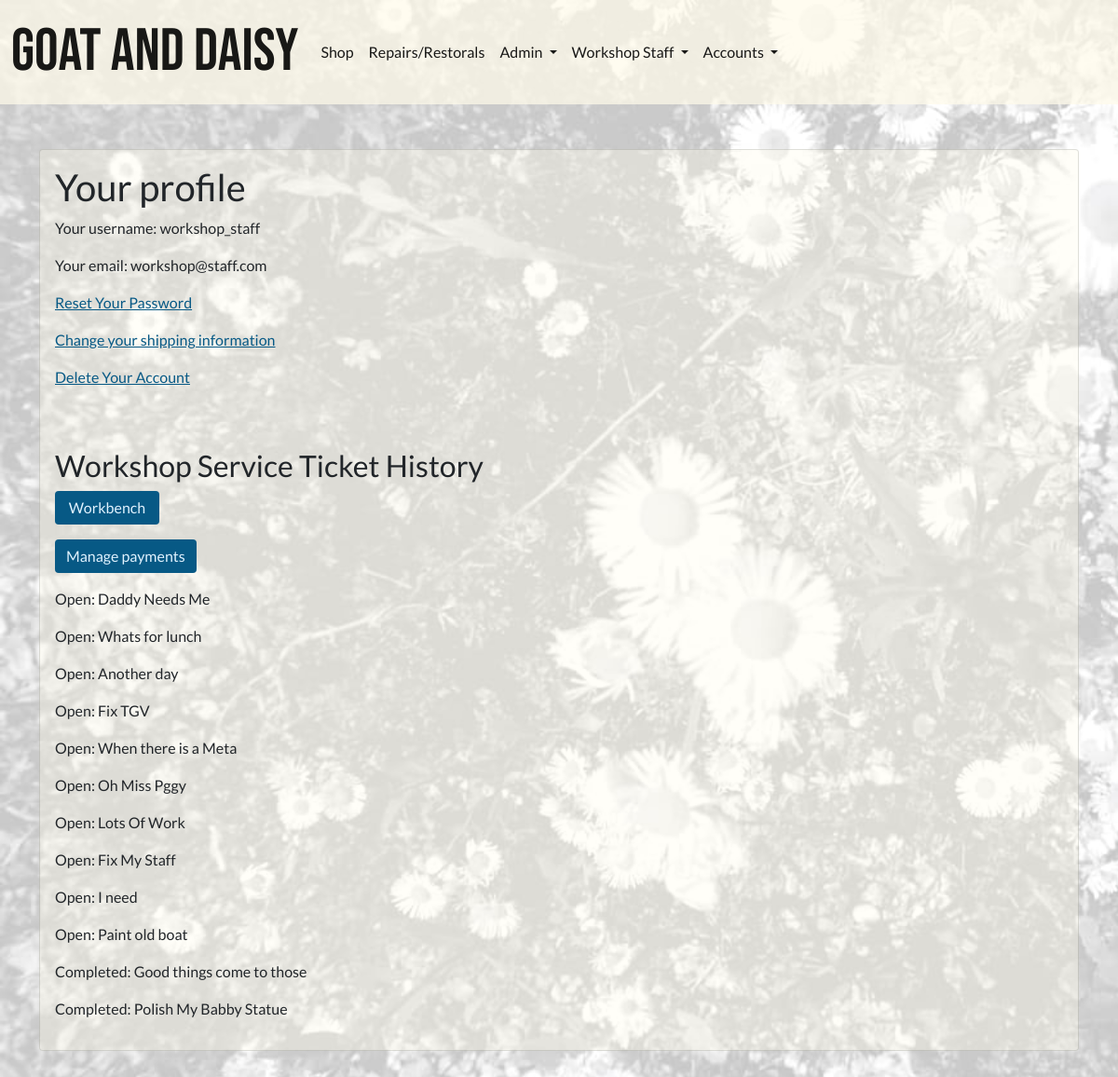
The page /profiles/67/ (signed in) on the database its author committed.
### repairs_restorals/models.py (models this page shows, shortened)
class ServiceTicket(models.Model):
    customer = models.ForeignKey(
        Customer, related_name='service_ticket', on_delete=models.CASCADE)
    workshop_staff_responsible = models.ForeignKey(
        StaffMember, related_name='staff_tickets', on_delete=models.CASCADE)
    title = models.CharField(max_length=255)
    date_created = models.DateField(auto_now_add=True, editable=False)
    last_updated = models.DateField(auto_now=True, editable=False)
    service_description = models.TextField()
    link_to_desired_materials_1 = models.URLField(null=True, blank=True)
    link_to_desired_materials_2 = models.URLField(null=True, blank=True)
    link_to_desired_materials_3 = models.URLField(null=True, blank=True)
    is_completed = models.BooleanField(default=False)
    has_invoice = models.BooleanField(default=False)
    def __str__(self) -> str:
        return self.title

### profiles/views.py (the view)
# urls.py: path('<int:pk>/', views.CustomerProfilePage.as_view(), name='customer_profile'),
class CustomerProfilePage(LoginRequiredMixin, View):
    login_url = "/profiles/login/"
    def get(self, request, *args, **kwargs):
        profile = get_object_or_404(User, pk=request.user.id)
        try:
            customer = Customer.objects.get(username=request.user)
        except Customer.DoesNotExist:
            customer = StaffMember.objects.get(username=request.user)
        shop_invoices = None
        shop_invoices = ShopCustomerInvoice.objects.filter(
            email=customer.email)
        workshop_tickets = ServiceTicket.objects.filter(
            customer_id=customer.id)
        context = {
            'profile': profile,
            'customer': customer,
            'shop_invoices': shop_invoices,
            'workshop_tickets': workshop_tickets
        }
        return render(request, 'registration/customer_profile.html', context)

### invoices/contexts.py (called while the page is built, shortened)
def shopping_cart(request):
    template_cart = []
    products_count = 0
    order_amount = 0
    shipping = 0
    cart = request.session.get('cart', {})
    for item in enumerate(template_cart):
        products_count += 1
    order_total = order_amount + shipping
    stripe_total = round(order_total * 100)
    context = {
        'template_cart': template_cart,
        'products_count': products_count,
        'order_amount': order_amount,
        'shipping': shipping,
        'order_total': order_total,
        'stripe_total': stripe_total,
    }
    return context

### profiles/templatetags/user_in_group_tag.py (called while the page is built)
@register.filter(name='has_group')
def has_group(user, group_name):
    try:
        group = Group.objects.get(name=group_name)
    except Group.DoesNotExist:
        return False
    return group in user.groups.all()

### templates/registration/customer_profile.html (shortened to what this page needs)
{% extends 'base.html' %}
{% load static %}
{% block extra_css %}
<link rel="stylesheet" href="{% static 'css/daisy_bg_image_trans.css' %}">
{% endblock %}
{% block content %}
<div class="card">
    <p class="h1">Your profile</p>
    <p>Your username: {{ profile.username }}</p>
    <p>Your email: {{ profile.email }}</p>
    <a href="{% url 'change_password' %}">
        <p>Reset Your Password</p>
    </a>
    <a href="{% url 'public_customer_account_update' customer.id %}">
        <p>Change your shipping information</p>
    </a>
    <a href="{% url 'pre_delete' customer.id %}">
        <p>Delete Your Account</p>
    </a>
    <br><br>
    {% if workshop_tickets %}
    <p class="h2">Workshop Service Ticket History</p>
    <a href="{% url 'customer_workbench' customer.id %}">
        <p class="btn btn-info">Workbench</p>
    </a>
    <a href="{% url 'customer_invoices'%}">
        <p class="btn btn-info">Manage payments</p>
    </a>
    {% for ticket in workshop_tickets %}
    {% if not ticket.is_completed %}
    <p>Open: {{ ticket }} </p>
    {% endif %}
    {% endfor %}
    {% for ticket in workshop_tickets %}
    {% if ticket.is_completed %}
    <p>Completed: {{ ticket }}</p>
    {% endif %}
    {% endfor %}
    {% endif %}
</div>
{% endblock %}

### static/css/site_base_custom.css (style rules this page uses)
body { font-family: "Lato", sans-serif; }
.btn { min-width: 7rem; }
.btn-warning, .btn-info { background-color: var(--sky-800); color: var(--sky-100); border: unset; }
a { color: var(--sky-800); font-weight: 400; }
.card { background-color: #fffbeb5d; padding: 1rem; }

### static/css/daisy_bg_image_trans.css (style rules this page uses)
body { background-image: url("../img/daisys-25.jpg"); background-repeat: no-repeat; background-position: left; background-size: cover; background-attachment: fixed; }

### rows shown on the page
ServiceTicket: title "Daddy Needs Me"
ServiceTicket: title "Whats for lunch"
ServiceTicket: title "Another day"
ServiceTicket: title "Fix TGV"
ServiceTicket: title "When there is a Meta"
ServiceTicket: title "Oh Miss Pggy"
ServiceTicket: title "Lots Of Work"
ServiceTicket: title "Fix My Staff"
ServiceTicket: title "I need"
ServiceTicket: title "Paint old boat"
ServiceTicket: title "Good things come to those"
ServiceTicket: title "Polish My Babby Statue"

### other values the page prints
{{ profile.username }} "workshop_staff"
{{ profile.email }} "workshop@staff.com"
